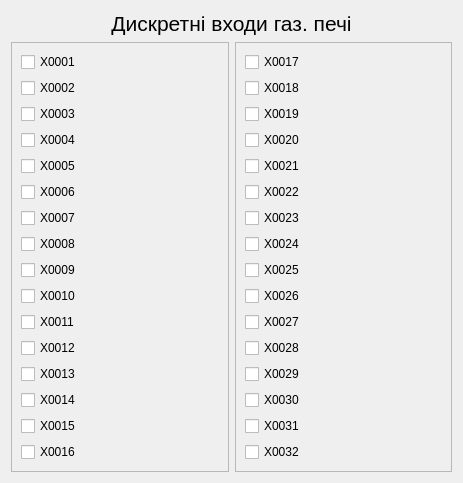
<?xml version="1.0" encoding="UTF-8"?>
<ui version="4.0">
 <class>dlgDiDisplay</class>
 <widget class="QDialog" name="dlgDiDisplay">
  <property name="geometry">
   <rect>
    <x>0</x>
    <y>0</y>
    <width>463</width>
    <height>451</height>
   </rect>
  </property>
  <property name="windowTitle">
   <string>Газ. піч</string>
  </property>
  <layout class="QGridLayout" name="gridLayout">
   <item row="0" column="0" colspan="2">
    <widget class="QLabel" name="label">
     <property name="font">
      <font>
       <pointsize>16</pointsize>
      </font>
     </property>
     <property name="text">
      <string>Дискретні входи газ. печі</string>
     </property>
     <property name="alignment">
      <set>Qt::AlignCenter</set>
     </property>
    </widget>
   </item>
   <item row="1" column="0">
    <widget class="QFrame" name="frame">
     <property name="frameShape">
      <enum>QFrame::StyledPanel</enum>
     </property>
     <property name="frameShadow">
      <enum>QFrame::Raised</enum>
     </property>
     <layout class="QVBoxLayout" name="verticalLayout">
      <item>
       <widget class="QCheckBox" name="X0001">
        <property name="text">
         <string>X0001</string>
        </property>
       </widget>
      </item>
      <item>
       <widget class="QCheckBox" name="X0002">
        <property name="text">
         <string>X0002</string>
        </property>
       </widget>
      </item>
      <item>
       <widget class="QCheckBox" name="X0003">
        <property name="text">
         <string>X0003</string>
        </property>
       </widget>
      </item>
      <item>
       <widget class="QCheckBox" name="X0004">
        <property name="text">
         <string>X0004</string>
        </property>
       </widget>
      </item>
      <item>
       <widget class="QCheckBox" name="X0005">
        <property name="text">
         <string>X0005</string>
        </property>
       </widget>
      </item>
      <item>
       <widget class="QCheckBox" name="X0006">
        <property name="text">
         <string>X0006</string>
        </property>
       </widget>
      </item>
      <item>
       <widget class="QCheckBox" name="X0007">
        <property name="text">
         <string>X0007</string>
        </property>
       </widget>
      </item>
      <item>
       <widget class="QCheckBox" name="X0008">
        <property name="text">
         <string>X0008</string>
        </property>
       </widget>
      </item>
      <item>
       <widget class="QCheckBox" name="X0009">
        <property name="text">
         <string>X0009</string>
        </property>
       </widget>
      </item>
      <item>
       <widget class="QCheckBox" name="X0010">
        <property name="text">
         <string>X0010</string>
        </property>
       </widget>
      </item>
      <item>
       <widget class="QCheckBox" name="X0011">
        <property name="text">
         <string>X0011</string>
        </property>
       </widget>
      </item>
      <item>
       <widget class="QCheckBox" name="X0012">
        <property name="text">
         <string>X0012</string>
        </property>
       </widget>
      </item>
      <item>
       <widget class="QCheckBox" name="X0013">
        <property name="text">
         <string>X0013</string>
        </property>
       </widget>
      </item>
      <item>
       <widget class="QCheckBox" name="X0014">
        <property name="text">
         <string>X0014</string>
        </property>
       </widget>
      </item>
      <item>
       <widget class="QCheckBox" name="X0015">
        <property name="text">
         <string>X0015</string>
        </property>
       </widget>
      </item>
      <item>
       <widget class="QCheckBox" name="X0016">
        <property name="text">
         <string>X0016</string>
        </property>
       </widget>
      </item>
      <item>
       <spacer name="verticalSpacer">
        <property name="orientation">
         <enum>Qt::Vertical</enum>
        </property>
        <property name="sizeHint" stdset="0">
         <size>
          <width>20</width>
          <height>0</height>
         </size>
        </property>
       </spacer>
      </item>
     </layout>
    </widget>
   </item>
   <item row="1" column="1">
    <widget class="QFrame" name="frame_2">
     <property name="frameShape">
      <enum>QFrame::StyledPanel</enum>
     </property>
     <property name="frameShadow">
      <enum>QFrame::Raised</enum>
     </property>
     <layout class="QVBoxLayout" name="verticalLayout_3">
      <item>
       <widget class="QCheckBox" name="X0017">
        <property name="text">
         <string>X0017</string>
        </property>
       </widget>
      </item>
      <item>
       <widget class="QCheckBox" name="X0018">
        <property name="text">
         <string>X0018</string>
        </property>
       </widget>
      </item>
      <item>
       <widget class="QCheckBox" name="X0019">
        <property name="text">
         <string>X0019</string>
        </property>
       </widget>
      </item>
      <item>
       <widget class="QCheckBox" name="X0020">
        <property name="text">
         <string>X0020</string>
        </property>
       </widget>
      </item>
      <item>
       <widget class="QCheckBox" name="X0021">
        <property name="text">
         <string>X0021</string>
        </property>
       </widget>
      </item>
      <item>
       <widget class="QCheckBox" name="X0022">
        <property name="text">
         <string>X0022</string>
        </property>
       </widget>
      </item>
      <item>
       <widget class="QCheckBox" name="X0023">
        <property name="text">
         <string>X0023</string>
        </property>
       </widget>
      </item>
      <item>
       <widget class="QCheckBox" name="X0024">
        <property name="text">
         <string>X0024</string>
        </property>
       </widget>
      </item>
      <item>
       <widget class="QCheckBox" name="X0025">
        <property name="text">
         <string>X0025</string>
        </property>
       </widget>
      </item>
      <item>
       <widget class="QCheckBox" name="X0026">
        <property name="text">
         <string>X0026</string>
        </property>
       </widget>
      </item>
      <item>
       <widget class="QCheckBox" name="X0027">
        <property name="text">
         <string>X0027</string>
        </property>
       </widget>
      </item>
      <item>
       <widget class="QCheckBox" name="X0028">
        <property name="text">
         <string>X0028</string>
        </property>
       </widget>
      </item>
      <item>
       <widget class="QCheckBox" name="X0029">
        <property name="text">
         <string>X0029</string>
        </property>
       </widget>
      </item>
      <item>
       <widget class="QCheckBox" name="X0030">
        <property name="text">
         <string>X0030</string>
        </property>
       </widget>
      </item>
      <item>
       <widget class="QCheckBox" name="X0031">
        <property name="text">
         <string>X0031</string>
        </property>
       </widget>
      </item>
      <item>
       <widget class="QCheckBox" name="X0032">
        <property name="text">
         <string>X0032</string>
        </property>
       </widget>
      </item>
      <item>
       <spacer name="verticalSpacer_3">
        <property name="orientation">
         <enum>Qt::Vertical</enum>
        </property>
        <property name="sizeHint" stdset="0">
         <size>
          <width>20</width>
          <height>34</height>
         </size>
        </property>
       </spacer>
      </item>
     </layout>
    </widget>
   </item>
  </layout>
 </widget>
 <resources/>
 <connections/>
</ui>
